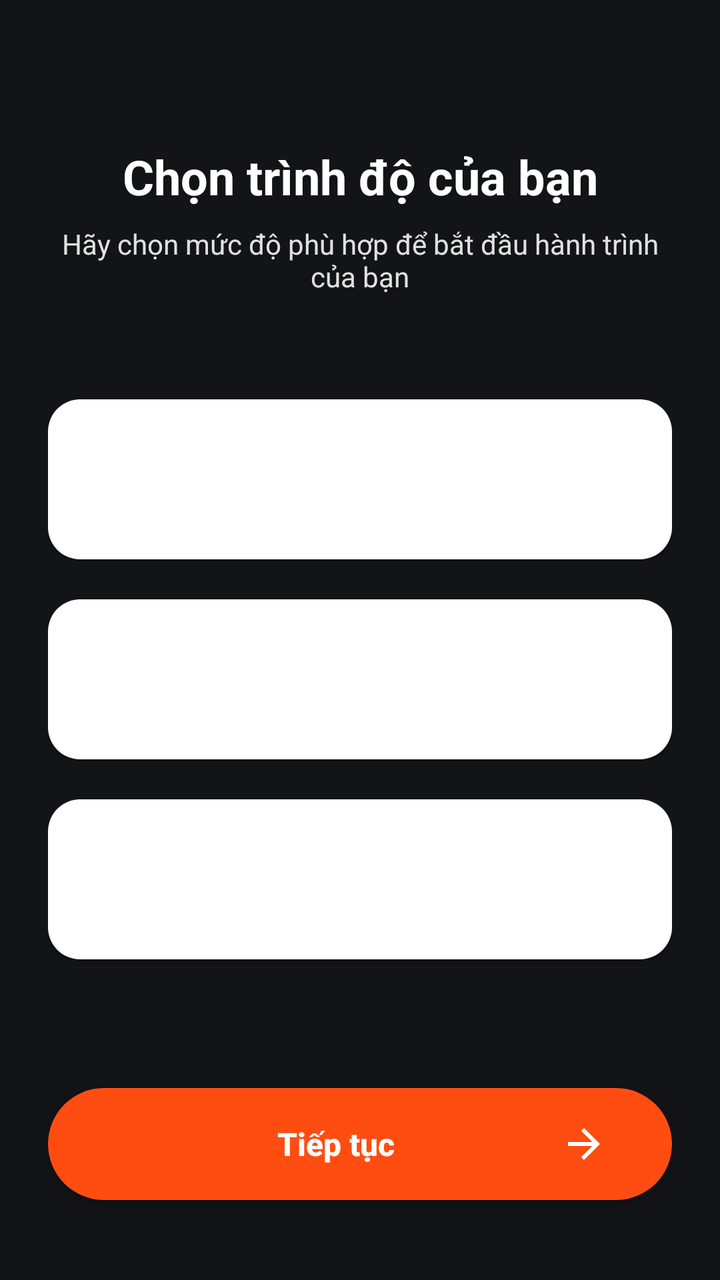
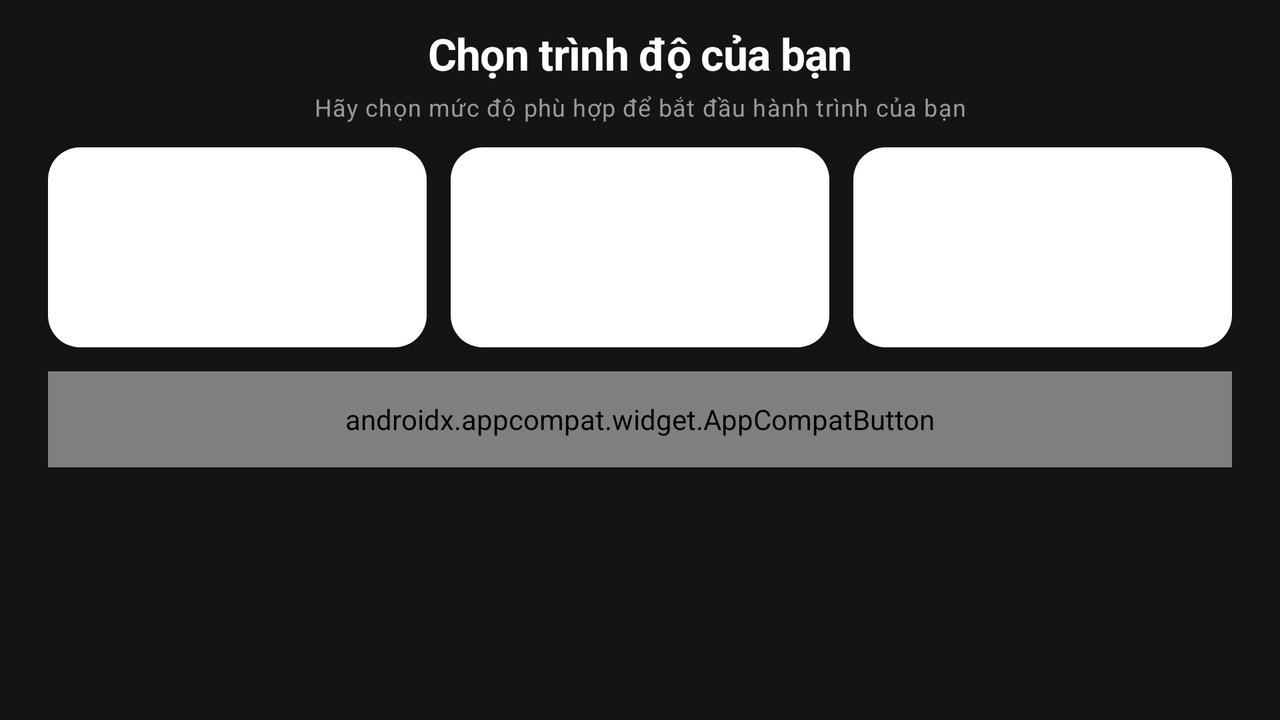

Two renders of one Android screen. The first uses the default layout on a phone; the second uses the alternative layout the repository ships for a different screen configuration, on a matching device. The two XML files are below.
<!-- AndroidManifest.xml: application theme Theme.EngQA -->
<!-- res/layout/activity_choose_level.xml -->
<?xml version="1.0" encoding="utf-8"?>
<LinearLayout xmlns:android="http://schemas.android.com/apk/res/android"
    android:id="@+id/rootLayout"
    android:layout_width="match_parent"
    android:layout_height="match_parent"
    android:background="#121417"
    android:orientation="vertical"
    android:padding="24dp">

    
    <TextView
        android:layout_width="match_parent"
        android:layout_height="wrap_content"
        android:layout_marginTop="48dp"
        android:gravity="center"
        android:text="Chọn trình độ của bạn"
        android:textColor="#FFFFFF"
        android:textSize="24sp"
        android:textStyle="bold" />

    <TextView
        android:layout_width="match_parent"
        android:layout_height="wrap_content"
        android:layout_marginTop="8dp"
        android:layout_marginBottom="32dp"
        android:gravity="center"
        android:text="Hãy chọn mức độ phù hợp để bắt đầu hành trình của bạn"
        android:textColor="#E0E0E0"
        android:textSize="14sp" />

    
    <androidx.appcompat.widget.AppCompatButton
        android:id="@+id/btnBeginner"
        android:layout_width="match_parent"
        android:layout_height="wrap_content"
        android:layout_marginTop="20dp"
        android:background="@drawable/bg_level_card"
        android:gravity="start|center_vertical"
        android:minHeight="80dp"
        android:padding="16dp"
        android:textAllCaps="false" />

    <androidx.appcompat.widget.AppCompatButton
        android:id="@+id/btnIntermediate"
        android:layout_width="match_parent"
        android:layout_height="wrap_content"
        android:layout_marginTop="20dp"
        android:background="@drawable/bg_level_card"
        android:gravity="start|center_vertical"
        android:minHeight="80dp"
        android:padding="16dp"
        android:textAllCaps="false" />

    <androidx.appcompat.widget.AppCompatButton
        android:id="@+id/btnAdvance"
        android:layout_width="match_parent"
        android:layout_height="wrap_content"
        android:layout_marginTop="20dp"
        android:background="@drawable/bg_level_card"
        android:gravity="start|center_vertical"
        android:minHeight="80dp"
        android:padding="16dp"
        android:textAllCaps="false" />

    
    <View
        android:layout_width="match_parent"
        android:layout_height="0dp"
        android:layout_weight="1" />

    
    <androidx.appcompat.widget.AppCompatButton
        android:id="@+id/btnContinue"
        android:layout_width="match_parent"
        android:layout_height="56dp"
        android:layout_marginBottom="16dp"
        android:background="@drawable/bg_button_orange"
        android:drawableEnd="@drawable/ic_arrow_right"
        android:paddingStart="32dp"
        android:paddingEnd="32dp"
        android:text="Tiếp tục"
        android:textAllCaps="false"
        android:textColor="#FFFFFF"
        android:textSize="16sp"
        android:textStyle="bold" />

</LinearLayout>
<!-- resources referenced by this layout -->
<resources>
  <!-- drawable bg_button_orange (drawable) -->
  <?xml version="1.0" encoding="utf-8"?>
  <shape xmlns:android="http://schemas.android.com/apk/res/android" android:shape="rectangle">
      <solid android:color="#FF4D12" />
      <corners android:radius="28dp" />
  </shape>
  <!-- drawable bg_level_card (drawable) -->
  <?xml version="1.0" encoding="utf-8"?>
  <selector xmlns:android="http://schemas.android.com/apk/res/android">
      <item android:state_selected="true">
          <shape android:shape="rectangle">
              <solid android:color="#4CAF50" />
              <corners android:radius="16dp" />
          </shape>
      </item>
      <item>
          <shape android:shape="rectangle">
              <solid android:color="#FFFFFF" />
              <corners android:radius="16dp" />
          </shape>
      </item>
  </selector>
  <!-- drawable ic_arrow_right (drawable) -->
  <vector xmlns:android="http://schemas.android.com/apk/res/android"
      android:width="24dp" android:height="24dp"
      android:viewportWidth="24" android:viewportHeight="24">
      <path android:fillColor="#FFFFFFFF"
          android:pathData="M12,4l-1.41,1.41L16.17,11H4v2h12.17l-5.58,5.59L12,20l8,-8z" />
  </vector>
  <style name="Theme.EngQA" parent="Base.Theme.EngQA" />
  <style name="Base.Theme.EngQA" parent="Theme.Material3.Dark.NoActionBar">
          <item name="android:windowBackground">@color/bg_screen</item>
          <item name="android:statusBarColor">@color/bg_topbar</item>
          <item name="android:navigationBarColor">@color/bg_bottom_bar</item>
          <item name="colorPrimary">@color/accent_orange</item>
      </style>
  <color name="bg_screen">#FF141414</color>
  <color name="bg_topbar">#FF1A1A1A</color>
  <color name="bg_bottom_bar">#FF181818</color>
  <color name="accent_orange">#FFFF4500</color>
</resources>
<!-- res/layout-land/activity_choose_level.xml (the repository's variant of the layout above) -->
<!-- drawn on the phone turned sideways -->
<?xml version="1.0" encoding="utf-8"?>
<LinearLayout xmlns:android="http://schemas.android.com/apk/res/android"
    xmlns:app="http://schemas.android.com/apk/res-auto"
    android:id="@+id/rootLayout"
    android:layout_width="match_parent"
    android:layout_height="match_parent"
    android:background="@color/bg_screen"
    android:orientation="vertical"
    android:paddingStart="24dp"
    android:paddingTop="8dp"
    android:paddingEnd="24dp"
    android:paddingBottom="8dp">

    <TextView
        android:layout_width="match_parent"
        android:layout_height="wrap_content"
        android:layout_marginTop="4dp"
        android:gravity="center"
        android:text="@string/choose_level_title"
        android:textAppearance="@style/TextAppearance.EngQA.Headline"
        android:textSize="22sp" />

    <TextView
        android:layout_width="match_parent"
        android:layout_height="wrap_content"
        android:layout_marginTop="4dp"
        android:layout_marginBottom="12dp"
        android:gravity="center"
        android:text="@string/choose_level_subtitle"
        android:textAppearance="@style/TextAppearance.EngQA.Caption" />

    <LinearLayout
        android:layout_width="match_parent"
        android:layout_height="wrap_content"
        android:baselineAligned="false"
        android:gravity="top"
        android:orientation="horizontal">

        <androidx.appcompat.widget.AppCompatButton
            android:id="@+id/btnBeginner"
            android:layout_width="0dp"
            android:layout_height="100dp"
            android:layout_marginEnd="8dp"
            android:layout_weight="1"
            android:background="@drawable/bg_level_card"
            android:gravity="start|center_vertical"
            android:minHeight="100dp"
            android:padding="14dp"
            android:textAllCaps="false" />

        <androidx.appcompat.widget.AppCompatButton
            android:id="@+id/btnIntermediate"
            android:layout_width="0dp"
            android:layout_height="100dp"
            android:layout_marginStart="4dp"
            android:layout_marginEnd="4dp"
            android:layout_weight="1"
            android:background="@drawable/bg_level_card"
            android:gravity="start|center_vertical"
            android:minHeight="100dp"
            android:padding="14dp"
            android:textAllCaps="false" />

        <androidx.appcompat.widget.AppCompatButton
            android:id="@+id/btnAdvance"
            android:layout_width="0dp"
            android:layout_height="100dp"
            android:layout_marginStart="8dp"
            android:layout_weight="1"
            android:background="@drawable/bg_level_card"
            android:gravity="start|center_vertical"
            android:minHeight="100dp"
            android:padding="14dp"
            android:textAllCaps="false" />
    </LinearLayout>

    <androidx.appcompat.widget.AppCompatButton
        android:id="@+id/btnContinue"
        android:layout_width="match_parent"
        android:layout_height="48dp"
        android:layout_marginTop="12dp"
        android:layout_marginBottom="4dp"
        android:background="@drawable/bg_button_primary"
        android:drawableEnd="@drawable/ic_arrow_right"
        android:drawableTint="@color/on_primary"
        android:paddingStart="24dp"
        android:paddingEnd="24dp"
        android:text="@string/btn_continue"
        android:textAllCaps="false"
        android:textColor="@color/on_primary"
        android:textSize="15sp"
        android:textStyle="bold" />
</LinearLayout>
<!-- resources referenced by the variant -->
<!-- as the phone turned sideways resolves them -->
<resources>
  <color name="bg_screen">#FF141414</color>
  <!-- drawable bg_button_primary (drawable) -->
  <?xml version="1.0" encoding="utf-8"?>
  <ripple xmlns:android="http://schemas.android.com/apk/res/android"
      android:color="#33000000">
      <item>
          <shape android:shape="rectangle">
              <solid android:color="@color/accent_orange" />
              <corners android:radius="@dimen/radius_m" />
          </shape>
      </item>
  </ripple>
  <!-- drawable bg_level_card (drawable) -->
  <?xml version="1.0" encoding="utf-8"?>
  <selector xmlns:android="http://schemas.android.com/apk/res/android">
      <item android:state_selected="true">
          <shape android:shape="rectangle">
              <solid android:color="#4CAF50" />
              <corners android:radius="16dp" />
          </shape>
      </item>
      <item>
          <shape android:shape="rectangle">
              <solid android:color="#FFFFFF" />
              <corners android:radius="16dp" />
          </shape>
      </item>
  </selector>
  <!-- drawable ic_arrow_right (drawable) -->
  <vector xmlns:android="http://schemas.android.com/apk/res/android"
      android:width="24dp" android:height="24dp"
      android:viewportWidth="24" android:viewportHeight="24">
      <path android:fillColor="#FFFFFFFF"
          android:pathData="M12,4l-1.41,1.41L16.17,11H4v2h12.17l-5.58,5.59L12,20l8,-8z" />
  </vector>
  <string name="btn_continue">Tiếp tục</string>
  <string name="choose_level_subtitle">Hãy chọn mức độ phù hợp để bắt đầu hành trình của bạn</string>
  <string name="choose_level_title">Chọn trình độ của bạn</string>
  <style name="TextAppearance.EngQA.Caption" parent="TextAppearance.Material3.BodySmall">
          <item name="android:textSize">12sp</item>
          <item name="android:textColor">@color/text_secondary</item>
      </style>
  <style name="TextAppearance.EngQA.Headline" parent="TextAppearance.Material3.HeadlineSmall">
          <item name="android:textSize">24sp</item>
          <item name="android:textStyle">bold</item>
          <item name="android:letterSpacing">-0.01</item>
          <item name="android:textColor">@color/text_primary</item>
      </style>
  <style name="Theme.EngQA" parent="Base.Theme.EngQA" />
  <color name="accent_orange">#FFFF4500</color>
  <dimen name="radius_m">14dp</dimen>
  <color name="text_secondary">#FF9A9A9A</color>
  <color name="text_primary">#FFFFFFFF</color>
  <style name="Base.Theme.EngQA" parent="Theme.Material3.Dark.NoActionBar">
          <item name="android:windowBackground">@color/bg_screen</item>
          <item name="android:statusBarColor">@color/bg_topbar</item>
          <item name="android:navigationBarColor">@color/bg_bottom_bar</item>
          <item name="colorPrimary">@color/accent_orange</item>
      </style>
  <color name="bg_topbar">#FF1A1A1A</color>
  <color name="bg_bottom_bar">#FF181818</color>
</resources>
